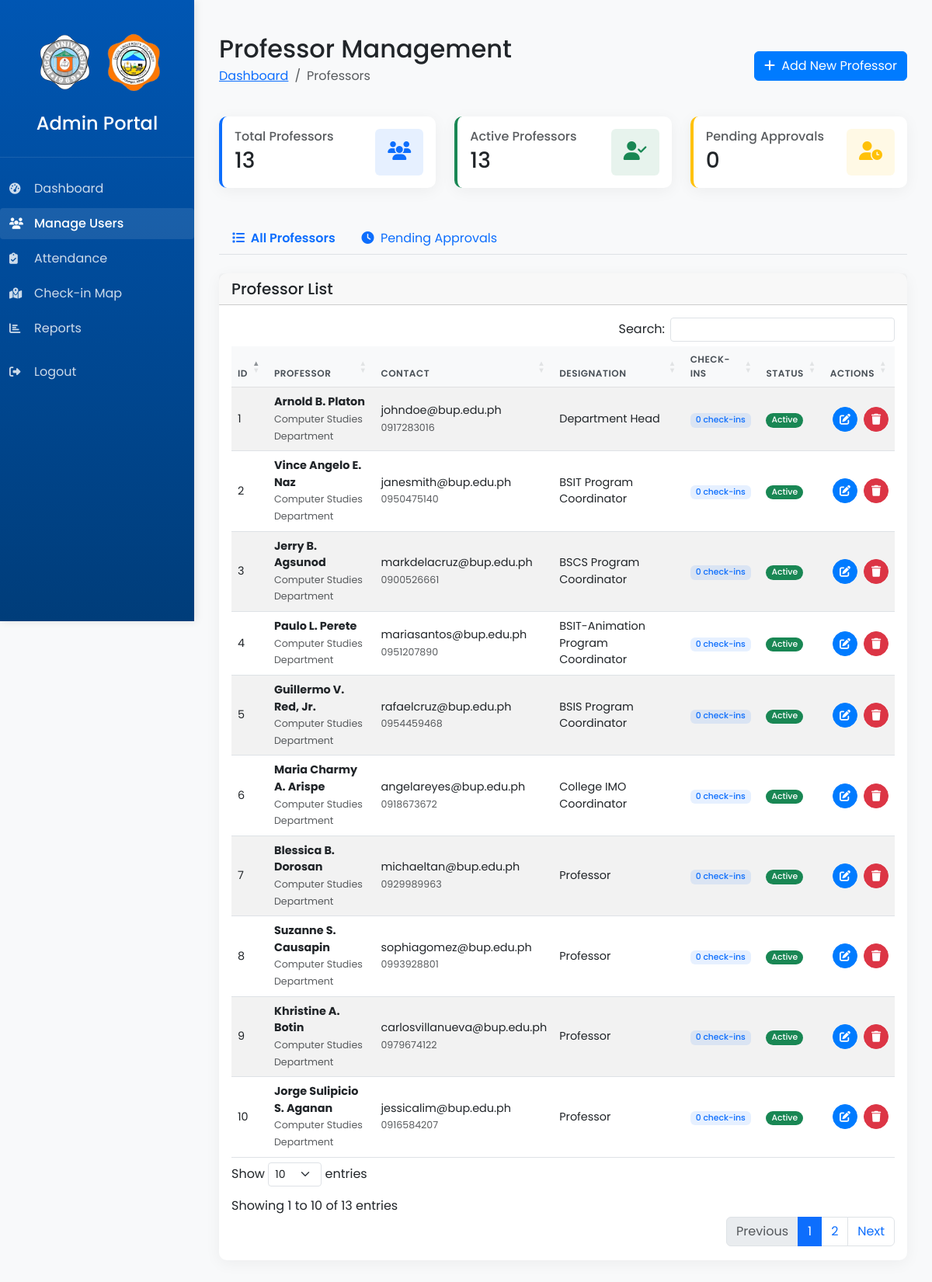
Page /admin/manage-users.php (signed in) on the committed database.
### tables this page shows
CREATE TABLE `professors` (
  `id` int(11) NOT NULL,
  `name` varchar(100) NOT NULL,
  `email` varchar(100) NOT NULL,
  `designation` varchar(50) DEFAULT NULL,
  `profile_image` varchar(255) DEFAULT NULL,
  `created_at` timestamp NOT NULL DEFAULT current_timestamp(),
  `status` enum('active','pending') DEFAULT 'pending',
  `approved_at` datetime DEFAULT NULL,
  `approved_by` int(11) DEFAULT NULL,
  `department` varchar(100) NOT NULL,
  `phone` varchar(20) NOT NULL,
  `username` varchar(50) DEFAULT NULL,
  `password` varchar(255) DEFAULT NULL,
  `login_attempts` int(11) DEFAULT 0,
  `last_attempt` datetime DEFAULT NULL,
  `account_locked` tinyint(1) DEFAULT 0,
  `lock_until` datetime DEFAULT NULL,
  `last_failed_attempt_ip` varchar(45) DEFAULT NULL
);

### admin/manage-users.php (the view, shortened to what this page needs)
<?php
require_once '../config/database.php';
$filter = isset($_GET['filter']) && in_array($_GET['filter'], ['all', 'pending']) ? $_GET['filter'] : 'all';
$query = "SELECT p.*,
            (SELECT COUNT(*) FROM attendance WHERE professor_id = p.id) as attendance_count,
            a.username as approved_by_name
          FROM professors p
          LEFT JOIN admins a ON p.approved_by = a.id";
$query .= " ORDER BY p.name ASC";
$professors = $conn->query($query);
$pending_count = $conn->query("SELECT COUNT(*) FROM professors WHERE status = 'pending'")->fetch_row()[0];
$total_professors = $conn->query("SELECT COUNT(*) FROM professors")->fetch_row()[0];
$active_professors = $conn->query("SELECT COUNT(*) FROM professors WHERE status = 'active'")->fetch_row()[0];
?>
<!DOCTYPE html>
<html lang="en">
<head>
    <link href="https://cdn.jsdelivr.net/npm/bootstrap@5.3.0/dist/css/bootstrap.min.css" rel="stylesheet">
    <link href="https://cdn.datatables.net/1.13.4/css/dataTables.bootstrap5.min.css" rel="stylesheet">
    <link rel="stylesheet" href="https://cdn.datatables.net/buttons/2.3.6/css/buttons.dataTables.min.css">
    <link rel="stylesheet" href="https://cdnjs.cloudflare.com/ajax/libs/font-awesome/6.4.0/css/all.min.css">
    <link rel="stylesheet" href="css/dashboard.css">
</head>
<body>
    <?php include 'partials/sidebar.php'; ?>
    <main class="main-content">
        <div class="container-fluid py-4">
            <div class="d-flex justify-content-between align-items-center mb-4">
                <div>
                    <h2 class="mb-1">Professor Management</h2>
                    <nav aria-label="breadcrumb">
                        <ol class="breadcrumb">
                            <li class="breadcrumb-item"><a href="dashboard.php">Dashboard</a></li>
                            <li class="breadcrumb-item active" aria-current="page">Professors</li>
                        </ol>
                    </nav>
                </div>
                <div>
                    <a href="add-professor.php" class="btn btn-primary">
                        <i class="fas fa-plus me-1"></i> Add New Professor
                    </a>
                </div>
            </div>
            <div class="row mb-4">
                <div class="col-md-4">
                    <div class="card stats-card border-start border-primary border-4">
                        <div class="card-body">
                            <div class="d-flex justify-content-between">
                                <div>
                                    <h6 class="text-muted mb-1">Total Professors</h6>
                                    <h3 class="mb-0"><?= $total_professors ?></h3>
                                </div>
                                <div class="bg-primary bg-opacity-10 p-3 rounded">
                                    <i class="fas fa-users text-primary fs-4"></i>
                                </div>
                            </div>
                        </div>
                    </div>
                </div>
                <div class="col-md-4">
                    <div class="card stats-card border-start border-success border-4">
                        <div class="card-body">
                            <div class="d-flex justify-content-between">
                                <div>
                                    <h6 class="text-muted mb-1">Active Professors</h6>
                                    <h3 class="mb-0"><?= $active_professors ?></h3>
                                </div>
                                <div class="bg-success bg-opacity-10 p-3 rounded">
                                    <i class="fas fa-user-check text-success fs-4"></i>
                                </div>
                            </div>
                        </div>
                    </div>
                </div>
                <div class="col-md-4">
                    <div class="card stats-card border-start border-warning border-4">
                        <div class="card-body">
                            <div class="d-flex justify-content-between">
                                <div>
                                    <h6 class="text-muted mb-1">Pending Approvals</h6>
                                    <h3 class="mb-0"><?= $pending_count ?></h3>
                                </div>
                                <div class="bg-warning bg-opacity-10 p-3 rounded">
                                    <i class="fas fa-user-clock text-warning fs-4"></i>
                                </div>
                            </div>
                        </div>
                    </div>
                </div>
            </div>
            <ul class="nav nav-tabs mb-4">
                <li class="nav-item">
                    <a class="nav-link <?= $filter === 'all' ? 'filter-active' : '' ?>" href="manage-users.php?filter=all">
                        <i class="fas fa-list me-1"></i> All Professors
                    </a>
                </li>
                <li class="nav-item">
                    <a class="nav-link <?= $filter === 'pending' ? 'filter-active' : '' ?>" href="manage-users.php?filter=pending">
                        <i class="fas fa-clock me-1"></i> Pending Approvals
                    </a>
                </li>
            </ul>
            <div class="card">
                <div class="card-header d-flex justify-content-between align-items-center">
                    <h5 class="mb-0">Professor List</h5>
                </div>
                <div class="card-body">
                    <div class="table-responsive">
                        <table id="professorsTable" class="table table-striped table-hover" style="width:100%">
                            <thead class="table-light">
                                <tr>
                                    <th>ID</th>
                                    <th>Professor</th>
                                    <th>Contact</th>
                                    <th>Designation</th>
                                    <th>Check-ins</th>
                                    <th>Status</th>
                                    <th>Actions</th>
                                </tr>
                            </thead>
                            <tbody>
                                <?php while ($prof = $professors->fetch_assoc()): ?>
                                    <tr>
                                        <td class="align-middle"><?= $prof['id'] ?></td>
                                        <td class="align-middle">
                                            <div class="d-flex align-items-center">
                                                <div>
                                                    <div class="fw-bold"><?= htmlspecialchars($prof['name']) ?></div>
                                                    <small class="text-muted"><?= htmlspecialchars($prof['department'] ?? 'N/A') ?></small>
                                                </div>
                                            </div>
                                        </td>
                                        <td class="align-middle">
                                            <div><?= htmlspecialchars($prof['email']) ?></div>
                                            <small class="text-muted"><?= htmlspecialchars($prof['phone'] ?? 'N/A') ?></small>
                                        </td>
                                        <td class="align-middle"><?= htmlspecialchars($prof['designation']) ?></td>
                                        <td class="align-middle">
                                            <span class="badge bg-primary bg-opacity-10 text-primary"><?= $prof['attendance_count'] ?> check-ins</span>
                                        </td>
                                        <td class="align-middle">
                                            <span class="badge rounded-pill <?= $prof['status'] === 'pending' ? 'bg-warning' : ($prof['status'] === 'inactive' ? 'bg-secondary' : 'bg-success') ?>">
                                                <?= ucfirst($prof['status']) ?>
                                            </span>
                                        </td>
                                        <td class="align-middle">
                                            <div class="d-flex justify-content-end gap-2">
                                                <a href="edit-professor.php?id=<?= $prof['id'] ?>" class="btn btn-sm btn-icon btn-primary" title="Edit">
                                                    <i class="fas fa-edit"></i>
                                                </a>
                                                <button class="btn btn-sm btn-icon btn-danger delete-btn" data-id="<?= $prof['id'] ?>" title="Delete">
                                                    <i class="fas fa-trash"></i>
                                                </button>
                                            </div>
                                        </td>
                                    </tr>
                                <?php endwhile; ?>
                            </tbody>
                        </table>
                    </div>
                </div>
            </div>
        </div>
    </main>
</body>
</html>

### admin/partials/sidebar.php
<div class="sidebar">
    <div class="sidebar-brand">
        <div class="logo-container">
            <img src="../assets/images/bu-logo.png" alt="BU Logo" class="sidebar-logo">
            <img src="../assets/images/polangui-logo.png" alt="Polangui Logo" class="sidebar-logo">
        </div>
        <h4 class="admin-portal-text">Admin Portal</h4>
    </div>
    <div class="sidebar-menu">
        <div class="sidebar-item">
            <a href="dashboard.php" class="sidebar-link <?= basename($_SERVER['PHP_SELF']) == 'dashboard.php' ? 'active' : '' ?>">
                <i class="fas fa-tachometer-alt me-2"></i>
                <span>Dashboard</span>
            </a>
        </div>
        <div class="sidebar-item">
            <a href="manage-users.php" class="sidebar-link <?= basename($_SERVER['PHP_SELF']) == 'manage-users.php' ? 'active' : '' ?>">
                <i class="fas fa-users me-2"></i>
                <span>Manage Users</span>
            </a>
        </div>
        <div class="sidebar-item">
            <a href="manage-attendance.php" class="sidebar-link <?= basename($_SERVER['PHP_SELF']) == 'manage-attendance.php' ? 'active' : '' ?>">
                <i class="fas fa-clipboard-check me-2"></i>
                <span>Attendance</span>
            </a>
        </div>
        <div class="sidebar-item">
            <a href="maps.php" class="sidebar-link <?= basename($_SERVER['PHP_SELF']) == 'maps.php' ? 'active' : '' ?>">
                <i class="fas fa-map-marked-alt me-2"></i>
                <span>Check-in Map</span>
            </a>
        </div>
        <div class="sidebar-item">
            <a href="reports.php" class="sidebar-link <?= basename($_SERVER['PHP_SELF']) == 'reports.php' ? 'active' : '' ?>">
                <i class="fas fa-chart-bar me-2"></i>
                <span>Reports</span>
            </a>
        </div>
        <div class="sidebar-item mt-3">
            <a href="admin-logout.php" class="sidebar-link">
                <i class="fas fa-sign-out-alt me-2"></i>
                <span>Logout</span>
            </a>
        </div>
    </div>
</div>

### admin/css/dashboard.css (style rules this page uses)
:root { --primary-color: #0056b3; --secondary-color: #003d7a; --accent-color: #0099cc; --error-color: #dc3545; --success-color: #28a745; --sidebar-width: 250px; }
body { font-family: "Poppins", sans-serif; background-color: #f8f9fa; }
.sidebar { width: var(--sidebar-width); height: 100vh; position: fixed; left: 0; top: 0; background: linear-gradient( 180deg, var(--primary-color) 0%, var(--secondary-color) 100% ); color: white; padding: 20px 0; box-shadow: 2px 0 10px rgba(0, 0, 0, 0.1); z-index: 1000; transition: all 0.3s ease; }
.sidebar-brand { padding: 0 20px 20px; text-align: center; border-bottom: 1px solid rgba(255, 255, 255, 0.1); }
.sidebar-brand img { height: 50px; margin-bottom: 10px; }
.sidebar-menu { padding: 20px 0; }
.sidebar-item { margin-bottom: 5px; }
.sidebar-link span { flex-grow: 1; }
.sidebar-link i { width: 1rem; font-size: 0.9rem; }
.sidebar-link.active { background-color: rgba(0, 123, 255, 0.2); color: white; font-weight: 500; }
.sidebar-link { display: flex; align-items: center; padding: 0.5rem 0.75rem; color: rgba(255, 255, 255, 0.8); text-decoration: none; transition: all 0.2s; border-radius: 4px; gap: 0.5rem; }
.sidebar-link:hover, .sidebar-link.active { color: white; background-color: rgba(255, 255, 255, 0.1); }
.main-content { margin-left: var(--sidebar-width); padding: 20px; min-height: 100vh; }
.card { border: none; border-radius: 10px; box-shadow: 0 4px 20px rgba(0, 0, 0, 0.05); margin-bottom: 20px; transition: all 0.3s ease; }
.sidebar-brand { display: flex; flex-direction: column; align-items: center; padding: 20px 0; }
.sidebar-brand img { max-width: 100%; height: auto; max-height: 80px; }
.sidebar-brand h4 { color: white; margin-top: 15px; font-weight: 500; }

### admin/manage-users.php (style rules this page uses)
.filter-active { font-weight: 600; border-bottom: 2px solid #0d6efd; }
.stats-card { transition: transform 0.2s; }
.table-responsive { overflow-x: auto; }
.btn-sm { padding: 0.25rem 0.5rem; font-size: 0.875rem; line-height: 1.5; border-radius: 0.25rem; }
.btn-primary { background-color: #007bff; border-color: #007bff; }
.btn-danger { background-color: #dc3545; border-color: #dc3545; }
.table { --bs-table-bg: transparent; --bs-table-striped-bg: rgba(0, 0, 0, 0.02); --bs-table-hover-bg: rgba(0, 0, 0, 0.03); font-size: 0.9rem; }
.table th { font-weight: 600; color: #495057; text-transform: uppercase; font-size: 0.75rem; letter-spacing: 0.5px; border-bottom-width: 1px; }
.btn-icon { width: 32px; height: 32px; display: inline-flex; align-items: center; justify-content: center; border-radius: 50%; padding: 0; transition: all 0.2s; }
.badge { font-weight: 500; padding: 0.35em 0.65em; }

### rows in the picture
professors: id "1", name "Arnold B. Platon", department "Computer Studies Department", email "johndoe@bup.edu.ph", phone "0917283016", designation "Department Head", attendance_count "0", status "Active"
professors: id "7", name "Blessica B. Dorosan", department "Computer Studies Department", email "michaeltan@bup.edu.ph", phone "0929989963", designation "Professor", attendance_count "0", status "Active"
professors: id "5", name "Guillermo V. Red, Jr.", department "Computer Studies Department", email "rafaelcruz@bup.edu.ph", phone "0954459468", designation "BSIS Program Coordinator", attendance_count "0", status "Active"
professors: id "3", name "Jerry B. Agsunod", department "Computer Studies Department", email "markdelacruz@bup.edu.ph", phone "0900526661", designation "BSCS Program Coordinator", attendance_count "0", status "Active"
professors: id "10", name "Jorge Sulipicio S. Aganan", department "Computer Studies Department", email "jessicalim@bup.edu.ph", phone "0916584207", designation "Professor", attendance_count "0", status "Active"
professors: id "9", name "Khristine A. Botin", department "Computer Studies Department", email "carlosvillanueva@bup.edu.ph", phone "0979674122", designation "Professor", attendance_count "0", status "Active"
professors: id "6", name "Maria Charmy A. Arispe", department "Computer Studies Department", email "angelareyes@bup.edu.ph", phone "0918673672", designation "College IMO Coordinator", attendance_count "0", status "Active"
professors: id "4", name "Paulo L. Perete", department "Computer Studies Department", email "mariasantos@bup.edu.ph", phone "0951207890", designation "BSIT-Animation Program Coordinator", attendance_count "0", status "Active"
professors: id "8", name "Suzanne S. Causapin", department "Computer Studies Department", email "sophiagomez@bup.edu.ph", phone "0993928801", designation "Professor", attendance_count "0", status "Active"
professors: id "2", name "Vince Angelo E. Naz", department "Computer Studies Department", email "janesmith@bup.edu.ph", phone "0950475140", designation "BSIT Program Coordinator", attendance_count "0", status "Active"

### other values in the picture
$total_professors "13"
$active_professors "13"
$pending_count "0"
